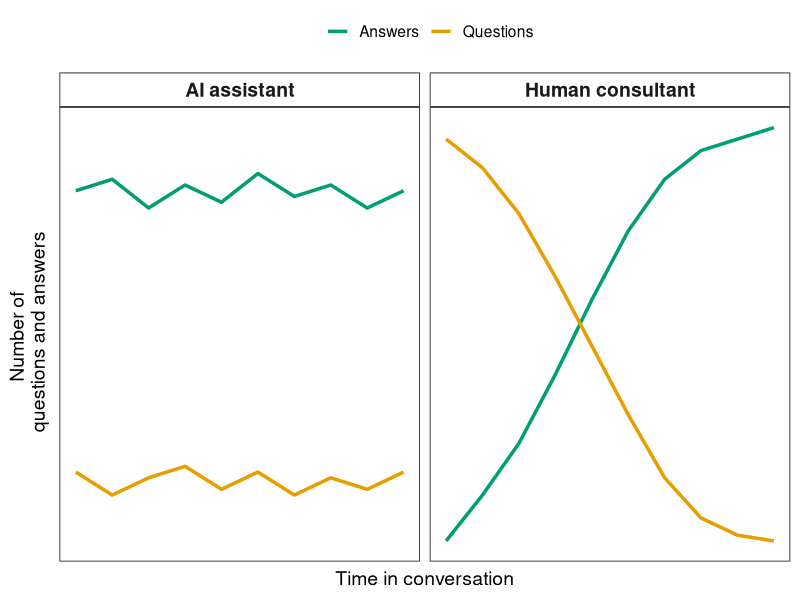

Write the R code that produced this figure.
## ---- chunk 1
library(ggplot2)
library(tidyr)
library(dplyr)
# Create sample data
time <- seq(1, 10)

# Human consultant data - starts with questions, transitions to more answers with a curved pattern
human_questions <- c(8, 7.5, 6.7, 5.6, 4.4, 3.2, 2.1, 1.4, 1.1, 1)
human_answers <- c(1, 1.8, 2.7, 3.9, 5.2, 6.4, 7.3, 7.8, 8, 8.2)

# AI assistant data - consistently gives more answers than asks questions (with slight wobble)
ai_questions <- c(2.2, 1.8, 2.1, 2.3, 1.9, 2.2, 1.8, 2.1, 1.9, 2.2)
ai_answers <- c(7.1, 7.3, 6.8, 7.2, 6.9, 7.4, 7, 7.2, 6.8, 7.1)

# Combine data
df <- data.frame(
  time = rep(time, 4),
  number = c(human_questions, human_answers, ai_questions, ai_answers),
  type = rep(c(rep("Questions", 10), rep("Answers", 10)), 2),
  source = c(rep("Human consultant", 20), rep("AI assistant", 20))
)

# Create plot
ggplot(df, aes(x = time, y = number, color = type, group = type)) +
  geom_line(size = 1.2) +
  facet_wrap(~ source, ncol = 2) +
  labs(x = "Time in conversation", 
       y = "Number of \n questions and answers",
       color = "") +
  theme_bw(base_size = 14) +
  scale_color_manual(values = c("Questions" = "#E69F00", "Answers" = "#009E73")) +
  theme(
    legend.position = "top",
    strip.text = element_text(size = 14, face = "bold"),
    panel.grid.major = element_blank(),
    panel.grid.minor = element_blank(),
    axis.text.x = element_blank(),
    axis.text.y = element_blank(),
    axis.ticks = element_blank(),
    strip.background = element_rect(fill = "white")
  )

## ---- chunk 2
# Read in table 1 from the CSV file
table1 <- read.csv("table1.csv")

# Display the table in a nicely formatted way
knitr::kable(table1, caption = "Table 1: Risks and opportunities when using LLMs for ecological statistics.")
